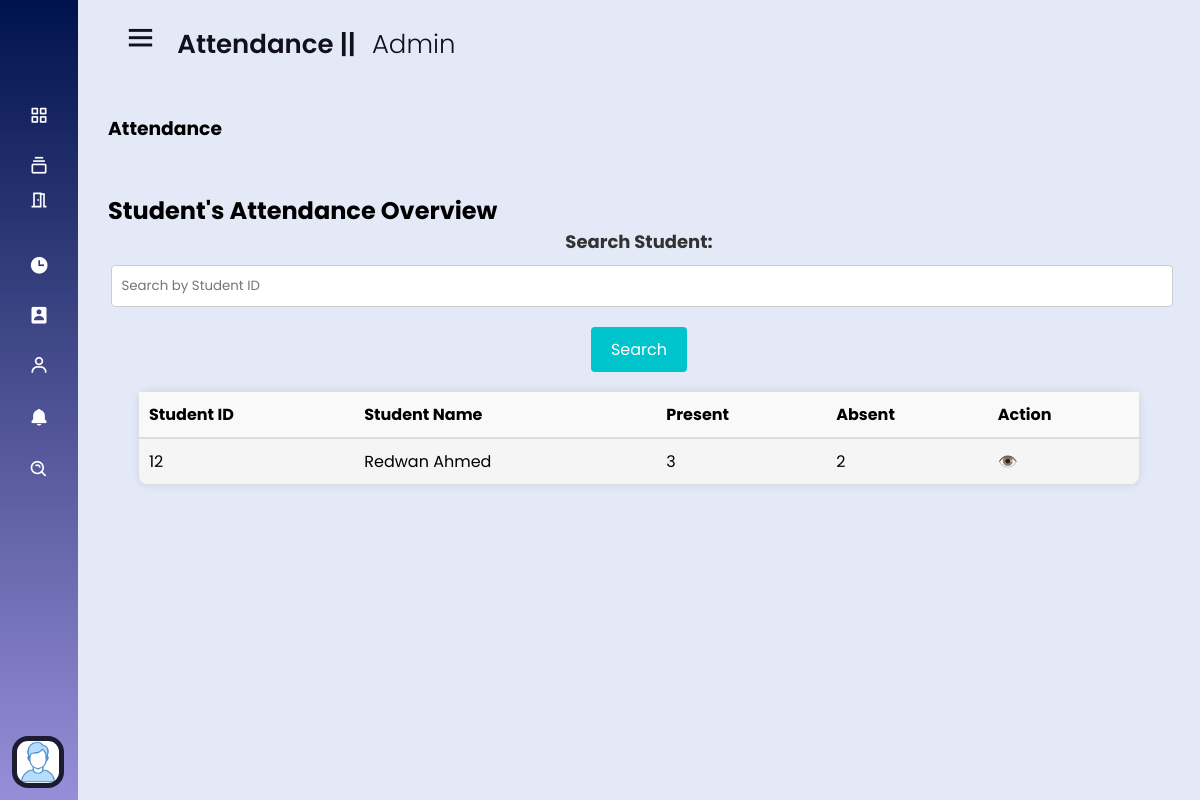
The page /admin/pages/attendance.php (signed in) on the database its author committed.
### tables this page shows
CREATE TABLE IF NOT EXISTS `student_db` (
  `s_ID` int NOT NULL AUTO_INCREMENT,
  `s_Name` varchar(100) DEFAULT NULL,
  `s_Email` varchar(150) NOT NULL,
  `s_UserName` varchar(20) DEFAULT NULL,
  `s_Password` varchar(150) DEFAULT NULL,
  `s_Gender` varchar(50) DEFAULT NULL,
  `s_DateOfBirth` date DEFAULT NULL,
  `s_ProfilePic` varchar(200) DEFAULT NULL,
  `s_FatherName` varchar(150) DEFAULT NULL,
  `s_MotherName` varchar(150) DEFAULT NULL,
  `s_ContactNo` varchar(11) DEFAULT NULL,
  `s_AltContactNo` varchar(11) DEFAULT NULL,
  `s_Address` varchar(250) DEFAULT NULL,
  `s_Photo` text,
  PRIMARY KEY (`s_ID`),
  UNIQUE KEY `s_Email` (`s_Email`)
);

### admin/pages/attendance.php (the view, shortened to what this page needs)
<?php
require_once '../includes/dbconnection.php';
$sql = "SELECT s.s_ID as student_id, s.s_Name as student_name,
        COUNT(CASE WHEN a.status = 1 THEN 1 END) AS present,
        COUNT(CASE WHEN a.status = 0 THEN 1 END) AS absent
        FROM student_db s
        LEFT JOIN attendances a ON s.s_ID = a.student_id
        GROUP BY s.s_ID, s.s_Name
        ORDER BY s.s_ID ASC";
$result = mysqli_query($conn, $sql);
$students = [];
if ($result && mysqli_num_rows($result) > 0) {
    while ($row = mysqli_fetch_assoc($result)) {
        $students[] = $row;
    }
}
?>
<!DOCTYPE html>
<html lang="en">
<head>
  <link rel="stylesheet" href="../css/style.css">
  <link rel="stylesheet" href="../pages/css/adminPagesStyle.css">
  <link href='https://unpkg.com/boxicons@2.0.7/css/boxicons.min.css' rel='stylesheet'>
</head>
<body>
  <?php include_once('../includes/sidebar.php'); ?>
  <section class="home-section">
    <div class="home-content">
      <div class="dashboard_header">
        <i class='bx bx-menu'></i>
        <span class="text">Attendance || <span style="font-weight: 300; margin-left: 10px;">Admin</span></span>
      </div>
      <div class="main_workPanel">
        <div>
          <h3>Attendance</h3>
        </div>
        <div class="admin_monitor">
          <div class="manage_admin_part">
            <h2>Student's Attendance Overview</h2>
            <form class="search-form" id="search-form">
              <h3>Search Student:</h3>
              <input type="text" id="student-id-input" placeholder="Search by Student ID" class="search-input">
              <button type="submit" class="search-button">Search</button>
            </form>
            <div id="attendance-overview" class="table-group" style="margin-top: 10px; width: 1000px; margin: 0 auto; background: whitesmoke; box-shadow: 0 0 10px rgba(0, 0, 0, 0.1); border-radius: 10px;">
              <table>
                <thead>
                  <tr>
                    <th>Student ID</th>
                    <th>Student Name</th>
                    <th>Present</th>
                    <th>Absent</th>
                    <th>Action</th>
                  </tr>
                </thead>
                <tbody id="attendance-data">
                  <?php if (!empty($students)) {
                    foreach ($students as $student) {
                      echo '<tr>';
                      echo '<td>' . $student['student_id'] . '</td>';
                      echo '<td>' . $student['student_name'] . '</td>';
                      echo '<td>' . $student['present'] . '</td>';
                      echo '<td>' . $student['absent'] . '</td>';
                      echo '<td><a href="#" class="action-view" data-student-id="' . $student['student_id'] . '">👁️</a></td>';
                      echo '</tr>';
                    }
                  } else {
                    echo '<tr><td colspan="5">No students found.</td></tr>';
                  }
                  ?>
                </tbody>
              </table>
            </div>
          </div>
        </div>
      </div>
    </div>
  </section>
</body>
</html>

### admin/css/style.css (style rules this page uses)
* { margin: 0; padding: 0; box-sizing: border-box; font-family: 'Poppins', sans-serif; }
.home-section { position: relative; background: #E4E9F7; height: 100vh; left: 260px; width: calc(100% - 260px); transition: all 0.5s ease; }
.sidebar.close~.home-section { left: 78px; width: calc(100% - 78px); }
.home-section .home-content { height: auto; align-items: center; padding: 20px 30px; }
.home-section .home-content .bx-menu, .home-section .home-content .text { color: #11101d; font-size: 35px; }
.home-section .home-content .bx-menu { margin: 0 15px; cursor: pointer; }
.home-section .home-content .text { font-size: 26px; font-weight: 600; }

### admin/pages/css/adminPagesStyle.css (style rules this page uses)
.main_workPanel { margin-top: 50px; }
.admin_monitor { margin-top: 50px; }
.checkbox_align label, input { margin-left: 5px; font-weight: normal; padding: 5px; display: flex; }
table { width: 100%; border-collapse: collapse; }
thead { background-color: #f9f9f9; }
thead th { text-align: left; padding: 10px; border-bottom: 2px solid #ddd; }
tbody td { padding: 10px; border-bottom: 1px solid #ddd; text-align: left; }
.action-view, .action-delete { text-decoration: none; color: #3498db; margin-right: 5px; }
.search-form { display: flex; flex-direction: column; align-items: center; margin-bottom: 20px; }
.search-form h3 { margin-bottom: 10px; font-size: 18px; font-weight: bold; color: #333; }
.search-input { width: 100%; padding: 10px; border: 1px solid #ccc; border-radius: 4px; box-sizing: border-box; margin-bottom: 20px; }
.search-button { padding: 10px 20px; border: none; background-color: #00c4cc; color: white; font-size: 16px; border-radius: 4px; cursor: pointer; transition: background-color 0.3s ease; }

### rows shown on the page
student_db: s_ID "12", s_Name "Redwan Ahmed", present "3", absent "2"
